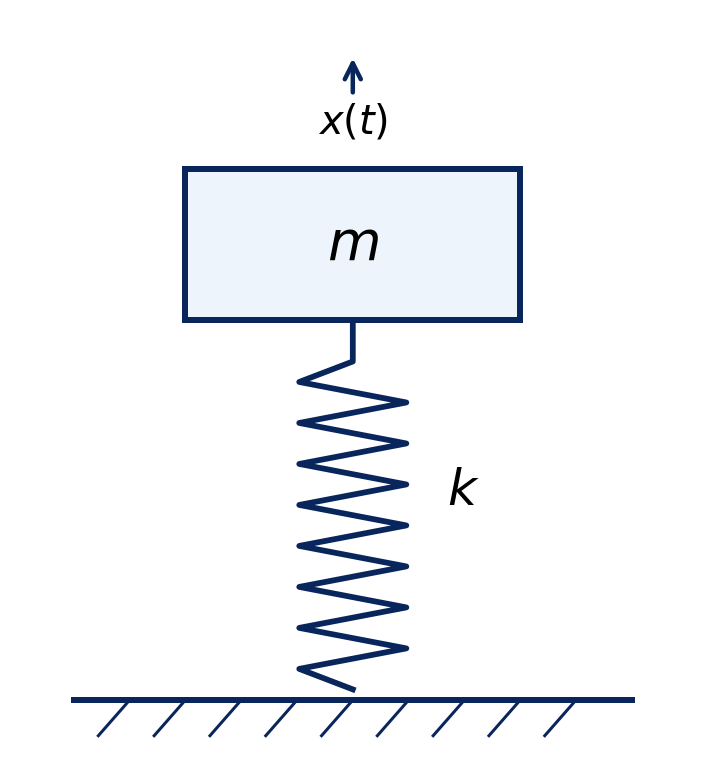

Write the Python code that produced this figure.
#!/usr/bin/env python3
"""Figure: undamped SDOF mass-spring schematic."""

from __future__ import annotations

from plot_helpers import NAVY, OUT, configure_matplotlib_cache


def setup_axis():
    configure_matplotlib_cache()
    import matplotlib.pyplot as plt

    fig, ax = plt.subplots(figsize=(4.8, 5.4))
    ax.set_xlim(-1.5, 1.5)
    ax.set_ylim(0.35, 4.55)
    ax.axis("off")
    return fig, ax


def draw_mass(ax, center=(0.0, 3.275), width=1.5, height=0.85, label=r"$m$") -> None:
    import matplotlib.pyplot as plt

    cx, cy = center
    ax.add_patch(
        plt.Rectangle(
            (cx - width / 2, cy - height / 2),
            width,
            height,
            facecolor="#eef4fb",
            edgecolor=NAVY,
            linewidth=2.4,
        )
    )
    ax.text(cx, cy, label, ha="center", va="center", fontsize=22)


def draw_spring(ax, x=0.0, y_top=2.85, y_bottom=0.78, width=0.48, turns=7, label=r"$k$") -> None:
    y_values = [y_top, y_top - 0.23]
    x_values = [x, x]
    coil_height = y_top - 0.23 - y_bottom

    for i in range(turns * 2 + 1):
        y_values.append(y_top - 0.23 - (i + 1) * (coil_height / (turns * 2 + 2)))
        x_values.append(x + width / 2 * (-1 if i % 2 == 0 else 1))

    y_values.append(y_bottom)
    x_values.append(x)
    ax.plot(x_values, y_values, color=NAVY, linewidth=2.3)
    ax.text(x + 0.42, (y_top + y_bottom) / 2, label, fontsize=20)


def draw_ground(ax, y=0.72, x_left=-1.25, x_right=1.25) -> None:
    ax.plot([x_left, x_right], [y, y], color=NAVY, linewidth=2.4)
    for gx in [i / 4 for i in range(-4, 5)]:
        ax.plot([gx, gx - 0.14], [y, y - 0.20], color=NAVY, linewidth=1.2)


def draw_displacement_arrow(ax) -> None:
    ax.annotate(
        r"$x(t)$",
        xy=(0, 4.35),
        xytext=(0, 3.9),
        ha="center",
        fontsize=16,
        arrowprops=dict(arrowstyle="->", color=NAVY, linewidth=1.8),
    )


configure_matplotlib_cache()
import matplotlib.pyplot as plt

fig, ax = setup_axis()
draw_displacement_arrow(ax)
draw_mass(ax)
draw_spring(ax)
draw_ground(ax)
fig.savefig(OUT / "lecture3_mass_spring.png", bbox_inches="tight", dpi=180)
plt.close(fig)
